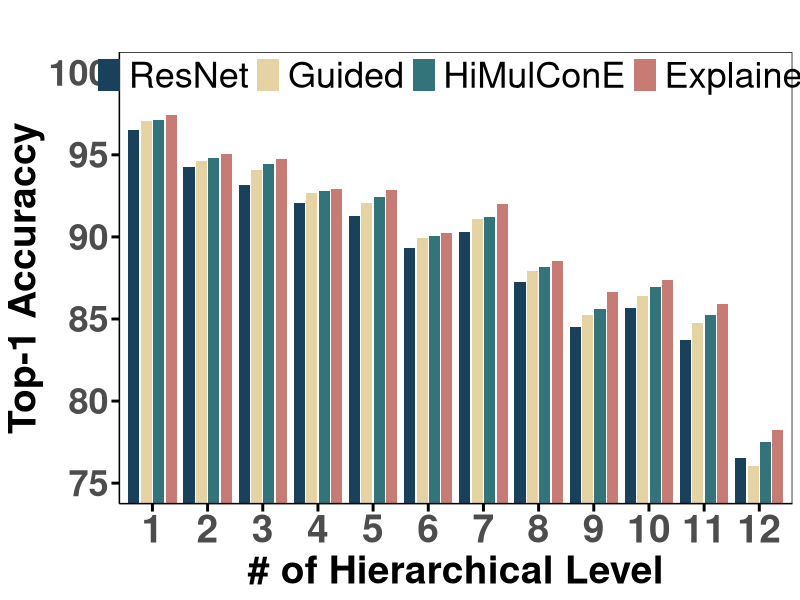

Write the R code that produced this figure.
library(ggplot2)
library(dplyr)
library(tidyr)

# Dataset without Backbone
data <- data.frame(
  Method = c("ResNet", "Guided", "HiMulConE", "Explainer"),
  Level = c(1, 2, 3, 4),
  `X1` = c(96.52, 97.03, 97.12, 97.42),
  `X2` = c(94.23, 94.62, 94.78, 95.06),
  `X3` = c(93.17, 94.10, 94.43, 94.76),
  `X4` = c(92.06, 92.68, 92.79, 92.93),
  `X5` = c(91.25, 92.09, 92.42, 92.88),
  `X6` = c(89.33, 89.95, 90.08, 90.22),
  `X7` = c(90.27, 91.09, 91.23, 92.03), 
  `X8` = c(87.28, 87.91, 88.19, 88.54),
  `X9` = c(84.49, 85.26, 85.58, 86.65),
  `X10` = c(85.67, 86.37, 86.94, 87.39),
  `X11` = c(83.75, 84.76, 85.22, 85.92),
  `X12` = c(76.55, 76.05, 77.52, 78.26)
)

# Reshape to long format
data_long <- pivot_longer(data, cols = starts_with("X"), names_to = "Index", values_to = "Score")

# Clean index labels
data_long$Index <- gsub("X", "", data_long$Index)

# Preserve order
data_long$Method <- factor(data_long$Method, levels = c("ResNet", "Guided", "HiMulConE", "Explainer"))
data_long$Index <- factor(data_long$Index, levels = as.character(1:12))

# Bar chart
new_plot <- ggplot(data_long, aes(x = Index, y = Score, fill = Method)) +
  geom_bar(stat = "identity", position = position_dodge(width = 0.9), width = 0.8) +
  labs(title = "", y = "Top-1 Accuraccy", x = "# of Hierarchical Level", fill = NULL) +
  theme_minimal() +
  coord_cartesian(ylim = c(75, 100)) +
  guides(fill = guide_legend(nrow = 1)) +
  theme(
    axis.ticks = element_line(color = "black", size = 1),
    axis.ticks.length = unit(0.2, "cm"),
    axis.text.x = element_text(angle = 0, hjust = 0.5, size = 28, face = "bold"),
    axis.text.y = element_text(size = 26, face = "bold"),
    axis.title.x = element_text(size = 28, face = "bold"),
    axis.title.y = element_text(size = 28, face = "bold"),
    plot.title = element_text(hjust = 0.5, size = 28, face = "bold"),
    legend.text = element_text(size = 26),
    legend.title = element_text(size = 26),
    legend.spacing.x = unit(3, "cm"),
    panel.grid = element_blank(),
    axis.line = element_line(colour = "black"),
    panel.border = element_rect(colour = "black", fill = NA, linewidth = 0.5),
    legend.position = c(0.5, 0.95),
    legend.justification = "center",
    legend.direction = "horizontal",
    legend.box = "horizontal"
  ) +
  scale_fill_manual(values = c(
    "ResNet" = "#19415c",
    "Guided" = "#e6d3a3",
    "HiMulConE" = "#32747a",
    "Explainer" = "#c67b74"
  ))

# Save it
ggsave("ImageNet-1K.pdf", plot = new_plot, width = 24, height = 8)
